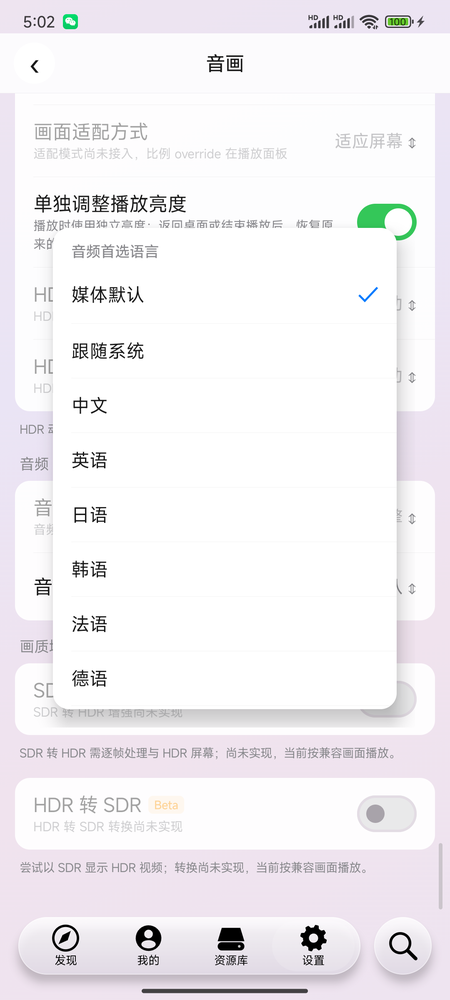
#> input picture artifacts/p263-av-settings/04-alang-picker.png, 450 x 1000 px, shrunk from 1080 x 2400 before the run
$ python ruler.py ../artifacts/p263-av-settings/04-alang-picker.png 1.0 ../artifacts/p263-av-settings/01-root.png
#> lines starting #> are read from the running program, lines starting #| are printed output that depends on the picture
#!/usr/bin/env python3
"""给截图叠加 dp 标尺（每 20dp 一条横线 + 每 100dp 标注），用于直接读取元素位置。

用法: python tools/ruler.py <img> <px_per_dp> <out.png> [--step 20]
"""
import sys
from PIL import Image, ImageDraw, ImageFont

img_p, ppd, out = sys.argv[1], float(sys.argv[2]), sys.argv[3]
step = int(sys.argv[sys.argv.index("--step") + 1]) if "--step" in sys.argv else 20

im = Image.open(img_p).convert("RGB")
d = ImageDraw.Draw(im)
try:
    font = ImageFont.truetype("C:/Windows/Fonts/consola.ttf", max(14, int(ppd * 7)))
except Exception:
    font = ImageFont.load_default()

H = im.height
#> H = 1000
y_dp = 0
while y_dp * ppd < H:
    y = int(y_dp * ppd)
    major = y_dp % 100 == 0
    d.line([(0, y), (im.width, y)], fill=(255, 0, 255) if major else (0, 255, 255), width=2 if major else 1)
    if y_dp % 100 == 0:
        d.text((6, y + 2), f"{y_dp}", fill=(255, 0, 255), font=font)
    y_dp += step
#> after the loop, y_dp = 1000

x_dp = 0
while x_dp * ppd < im.width:
    x = int(x_dp * ppd)
    if x_dp % 50 == 0:
        d.line([(x, 0), (x, im.height)], fill=(255, 255, 0), width=1)
        d.text((x + 2, 4), f"{x_dp}", fill=(255, 255, 0), font=font)
    x_dp += 50
#> after the loop, x_dp = 450

im.save(out)
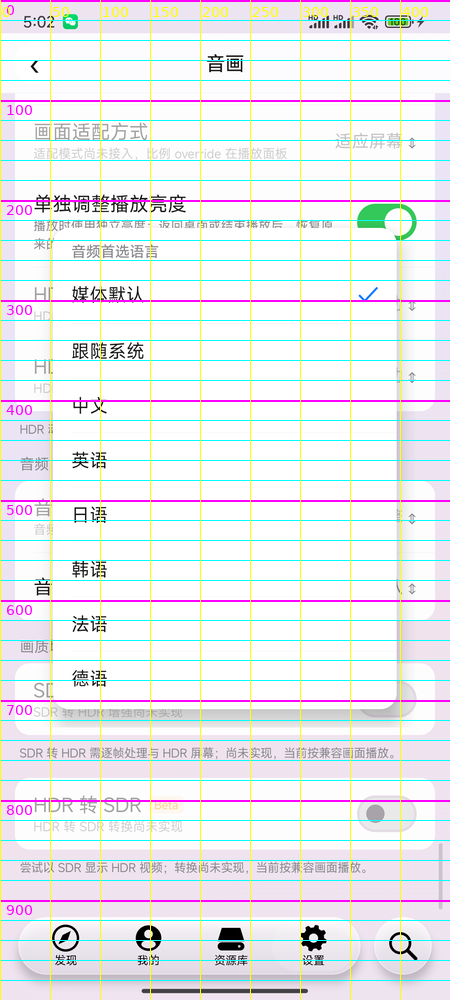
#> saved as 01-root.png: PIL image 450x1000 RGB; mean R, G, B 233.4, 235.6, 238.6
print(f"{out}  {im.size}  @{ppd}px/dp")
#| ../artifacts/p263-av-settings/01-root.png  (450, 1000)  @1.0px/dp

$ run again, on artifacts/p263-av-settings/02-av-top.png
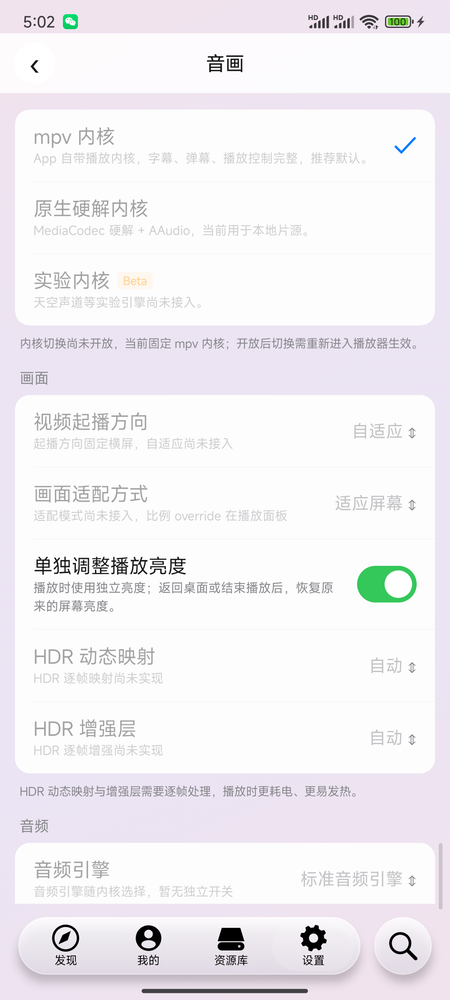
#> input picture artifacts/p263-av-settings/02-av-top.png, 450 x 1000 px, shrunk from 1080 x 2400 before the run
#> after the loop `while y_dp * ppd < H:`: y_dp = 1000
#> after the loop `while x_dp * ppd < im.width:`: x_dp = 450
#> `im.save(out)`:
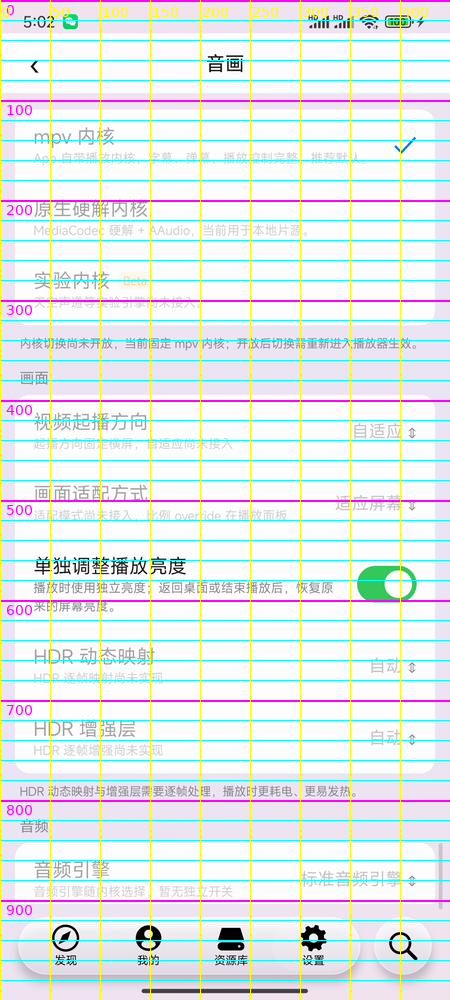
#> saved as 02-av-top.png: PIL image 450x1000 RGB; mean R, G, B 233, 235.2, 239.1
#| ../artifacts/p263-av-settings/02-av-top.png  (450, 1000)  @1.0px/dp

$ run again, on artifacts/p263-av-settings/03-av-bottom.png
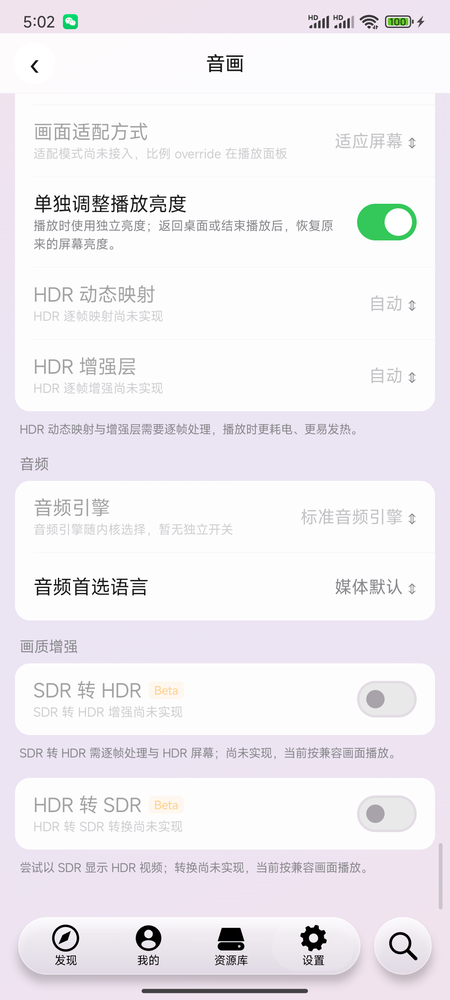
#> input picture artifacts/p263-av-settings/03-av-bottom.png, 450 x 1000 px, shrunk from 1080 x 2400 before the run
#> after the loop `while y_dp * ppd < H:`: y_dp = 1000
#> after the loop `while x_dp * ppd < im.width:`: x_dp = 450
#> `im.save(out)`:
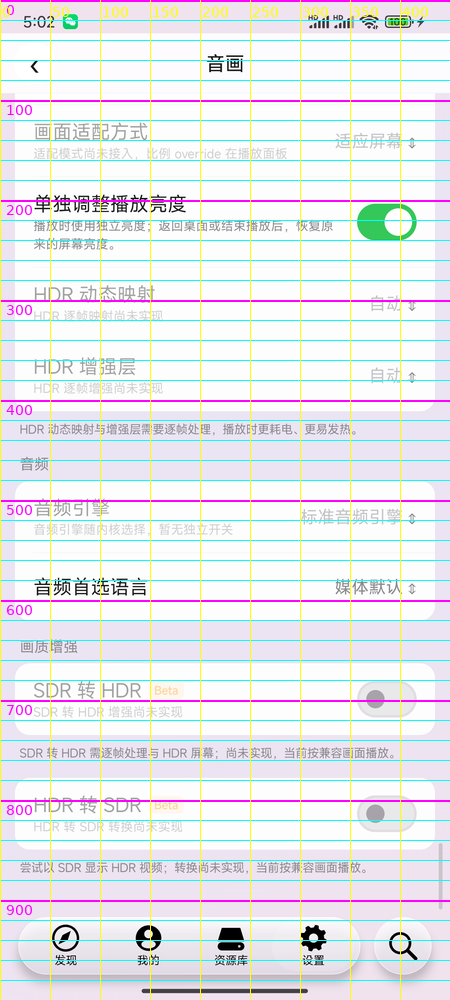
#> saved as 03-av-bottom.png: PIL image 450x1000 RGB; mean R, G, B 231.8, 233.5, 238
#| ../artifacts/p263-av-settings/03-av-bottom.png  (450, 1000)  @1.0px/dp
